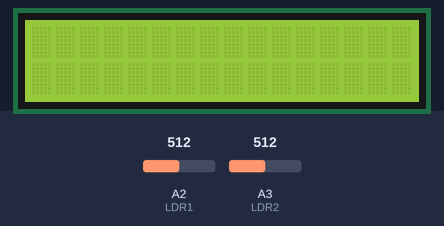
Recording of a sketch running on a simulated Arduino Uno, built with avr-gcc and run on an emulated ATmega328P. On the bench: 16×2 character LCD. The test bench sets the inputs (shaded band); at power-on: A3 (LDR2) = 512, A2 (LDR1) = 512. What the sketch prints to the serial monitor is not drawn.

Above: at 1.2 s.
1.3 s: A3 (LDR2) set to 107
3.7 s: A3 (LDR2) set to 94
At 5.11 s:
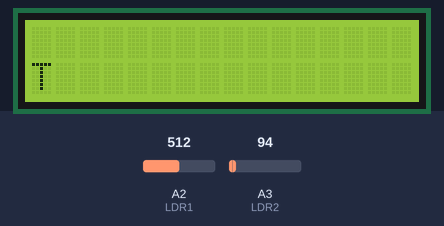
At 5.72 s:
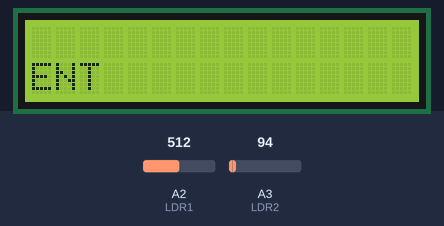
6.7 s: A3 (LDR2) set to 110
At 7.5 s:
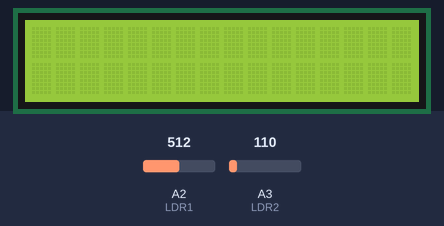
8.3 s: A2 (LDR1) set to 109
11.3 s: A2 (LDR1) set to 91
14.3 s: A3 (LDR2) set to 989
At 14.6 s:
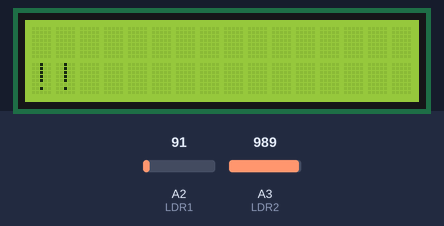
17.3 s: A3 (LDR2) set to 1017
Timing chart, 0 to 20.3 s (numbered marks = the images above; inputs shaded):
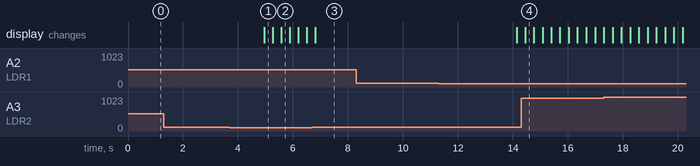

The sketch:

Lab8_prt2.ino
```cpp
#include <Wire.h>
#include <LiquidCrystal_I2C.h>

// Initialize the library with the I2C address of your LCD.
// The address 0x27 is a common default address for I2C LCDs.
// Change it if your LCD uses a different address.
LiquidCrystal_I2C lcd(0x27, 16, 2); // Set the LCD address to 0x27 for a 16 chars and 2 line display

const int LDR1 = A2;
const int LDR2 = A3;

const int lcdColumns = 16;
const int lcdRows = 2;
String message1 = "                WELCOME TO THE PUP-CPE DEPARTMENT";

String message2 = "        GOODBYE, SEE YOU AGAIN NEXT TIME!!!!        ";
int msgLength1 = message1.length();
int msgLength2 = message2.length();

void setup() {
  // Initialize the LCD
  lcd.init();
  lcd.backlight();
  lcd.clear();
  pinMode(LDR1, INPUT);
  pinMode(LDR2, INPUT);
  Serial.begin(9600);
}

void loop() {
  int ldr1Value = analogRead(LDR1);
  int ldr2Value = analogRead(LDR2);
  Serial.println("ldr1");
  Serial.println(ldr1Value);
  Serial.println("ldr2");
  Serial.println(ldr2Value);

  // Determine if LDRs are enabled
  bool ldr1Enabled = ldr1Value > 100; // Adjust threshold as needed
  bool ldr2Enabled = ldr2Value > 100; // Adjust threshold as needed

  if (ldr1Enabled && !ldr2Enabled) {
    scrollMessageLTR(message1, msgLength1, ldr1Enabled, ldr2Enabled);
  } else if (!ldr1Enabled && ldr2Enabled) {
    scrollMessageLTR(message2, msgLength2, ldr1Enabled, ldr2Enabled);
  } else {

  }

}

void scrollMessageLTR(String message2, int messageLength2, bool ldr1State, bool ldr2State) {
  for (int position = msgLength2 + lcdColumns; position >= 0; position--) {
    int ldr1Value = analogRead(LDR1);
    int ldr2Value = analogRead(LDR2);
    Serial.println(ldr1Value);
    Serial.println(ldr2Value);

    bool ldr1Enabled = ldr1Value > 100; // Adjust threshold as needed
    bool ldr2Enabled = ldr2Value > 100; // Adjust threshold as needed
    if (ldr1Enabled != ldr1State || ldr2Enabled != ldr2State) {
        lcd.clear();
        return;
    }
    lcd.clear();

    lcd.setCursor(0, 1);

    int start = max(0, position - lcdColumns);

    int len = min(position, lcdColumns);

    lcd.print(message2.substring(start, start + len));

    if (position < lcdColumns && position > 0) {
      lcd.setCursor(lcdColumns - position, 1);
      lcd.print(message2.substring(0, position));
    }

    delay(300);
  }
  lcd.setCursor(0, 1);
  lcd.clear();
}
```

Measured:
- the behaviour switches between 101 and 100 on A3 (LDR2) (found by bisection; images 0 and 1)
- after the input at 1.3 s, every drawn part: stays the same
- after the input at 3.7 s, the display: changes after 1.3 s (image 1)
- after the input at 6.7 s, the display: changes after 0.10 s (image 3)
- after the input at 8.3 s, every drawn part: stays the same
